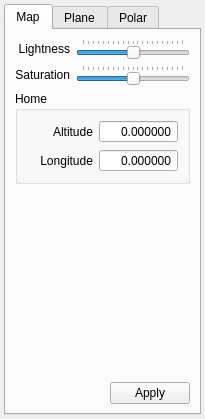
<?xml version="1.0" encoding="UTF-8"?>
<ui version="4.0">
 <class>Settings</class>
 <widget class="QWidget" name="Settings">
  <property name="geometry">
   <rect>
    <x>0</x>
    <y>0</y>
    <width>205</width>
    <height>419</height>
   </rect>
  </property>
  <property name="windowTitle">
   <string>Form</string>
  </property>
  <layout class="QVBoxLayout" name="verticalLayout">
   <property name="margin">
    <number>4</number>
   </property>
   <item>
    <widget class="QTabWidget" name="settings">
     <property name="currentIndex">
      <number>0</number>
     </property>
     <widget class="QWidget" name="mapTab">
      <attribute name="title">
       <string>Map</string>
      </attribute>
      <layout class="QGridLayout" name="gridLayout">
       <item row="1" column="1">
        <widget class="QSlider" name="lightnessSlider">
         <property name="minimum">
          <number>-100</number>
         </property>
         <property name="maximum">
          <number>100</number>
         </property>
         <property name="value">
          <number>0</number>
         </property>
         <property name="sliderPosition">
          <number>0</number>
         </property>
         <property name="tracking">
          <bool>true</bool>
         </property>
         <property name="orientation">
          <enum>Qt::Horizontal</enum>
         </property>
         <property name="tickPosition">
          <enum>QSlider::TicksAbove</enum>
         </property>
        </widget>
       </item>
       <item row="2" column="0">
        <widget class="QLabel" name="label_2">
         <property name="text">
          <string>Saturation</string>
         </property>
         <property name="alignment">
          <set>Qt::AlignRight|Qt::AlignTrailing|Qt::AlignVCenter</set>
         </property>
        </widget>
       </item>
       <item row="4" column="0" colspan="2">
        <spacer name="verticalSpacer">
         <property name="orientation">
          <enum>Qt::Vertical</enum>
         </property>
         <property name="sizeHint" stdset="0">
          <size>
           <width>100</width>
           <height>245</height>
          </size>
         </property>
        </spacer>
       </item>
       <item row="1" column="0">
        <widget class="QLabel" name="label">
         <property name="text">
          <string>Lightness</string>
         </property>
         <property name="alignment">
          <set>Qt::AlignRight|Qt::AlignTrailing|Qt::AlignVCenter</set>
         </property>
        </widget>
       </item>
       <item row="3" column="0" colspan="2">
        <widget class="QGroupBox" name="groupBox">
         <property name="title">
          <string>Home</string>
         </property>
         <layout class="QGridLayout" name="gridLayout_5">
          <item row="0" column="1">
           <widget class="QDoubleSpinBox" name="homeAltitude">
            <property name="locale">
             <locale language="C" country="AnyCountry"/>
            </property>
            <property name="alignment">
             <set>Qt::AlignRight|Qt::AlignTrailing|Qt::AlignVCenter</set>
            </property>
            <property name="buttonSymbols">
             <enum>QAbstractSpinBox::NoButtons</enum>
            </property>
            <property name="specialValueText">
             <string/>
            </property>
            <property name="decimals">
             <number>6</number>
            </property>
            <property name="minimum">
             <double>-90.000000000000000</double>
            </property>
            <property name="maximum">
             <double>90.000000000000000</double>
            </property>
           </widget>
          </item>
          <item row="1" column="1">
           <widget class="QDoubleSpinBox" name="homeLongitude">
            <property name="locale">
             <locale language="C" country="AnyCountry"/>
            </property>
            <property name="alignment">
             <set>Qt::AlignRight|Qt::AlignTrailing|Qt::AlignVCenter</set>
            </property>
            <property name="buttonSymbols">
             <enum>QAbstractSpinBox::NoButtons</enum>
            </property>
            <property name="specialValueText">
             <string/>
            </property>
            <property name="decimals">
             <number>6</number>
            </property>
            <property name="minimum">
             <double>-180.000000000000000</double>
            </property>
            <property name="maximum">
             <double>180.000000000000000</double>
            </property>
           </widget>
          </item>
          <item row="0" column="0">
           <widget class="QLabel" name="label_6">
            <property name="text">
             <string>Altitude</string>
            </property>
            <property name="alignment">
             <set>Qt::AlignRight|Qt::AlignTrailing|Qt::AlignVCenter</set>
            </property>
           </widget>
          </item>
          <item row="1" column="0">
           <widget class="QLabel" name="label_7">
            <property name="text">
             <string>Longitude</string>
            </property>
            <property name="alignment">
             <set>Qt::AlignRight|Qt::AlignTrailing|Qt::AlignVCenter</set>
            </property>
           </widget>
          </item>
         </layout>
        </widget>
       </item>
       <item row="2" column="1">
        <widget class="QSlider" name="saturationSlider">
         <property name="minimum">
          <number>-100</number>
         </property>
         <property name="maximum">
          <number>100</number>
         </property>
         <property name="value">
          <number>0</number>
         </property>
         <property name="sliderPosition">
          <number>0</number>
         </property>
         <property name="tracking">
          <bool>true</bool>
         </property>
         <property name="orientation">
          <enum>Qt::Horizontal</enum>
         </property>
         <property name="tickPosition">
          <enum>QSlider::TicksAbove</enum>
         </property>
        </widget>
       </item>
       <item row="5" column="0" rowspan="2" colspan="2">
        <layout class="QHBoxLayout" name="horizontalLayout">
         <item>
          <spacer name="horizontalSpacer_4">
           <property name="orientation">
            <enum>Qt::Horizontal</enum>
           </property>
           <property name="sizeHint" stdset="0">
            <size>
             <width>40</width>
             <height>20</height>
            </size>
           </property>
          </spacer>
         </item>
         <item>
          <widget class="QPushButton" name="mapApply">
           <property name="text">
            <string>Apply</string>
           </property>
          </widget>
         </item>
        </layout>
       </item>
      </layout>
     </widget>
     <widget class="QWidget" name="planeTab">
      <attribute name="title">
       <string>Plane</string>
      </attribute>
      <layout class="QGridLayout" name="gridLayout_3">
       <item row="1" column="0" colspan="2">
        <widget class="QGroupBox" name="trackGroupBox">
         <property name="title">
          <string>Track</string>
         </property>
         <property name="checkable">
          <bool>false</bool>
         </property>
         <layout class="QGridLayout" name="gridLayout_2">
          <item row="1" column="0" colspan="2">
           <widget class="QRadioButton" name="trackRainbowRadio">
            <property name="sizePolicy">
             <sizepolicy hsizetype="Minimum" vsizetype="Fixed">
              <horstretch>0</horstretch>
              <verstretch>0</verstretch>
             </sizepolicy>
            </property>
            <property name="text">
             <string>Rainbow</string>
            </property>
            <property name="checked">
             <bool>true</bool>
            </property>
           </widget>
          </item>
          <item row="0" column="0">
           <widget class="QLabel" name="label_5">
            <property name="text">
             <string>Width</string>
            </property>
            <property name="alignment">
             <set>Qt::AlignRight|Qt::AlignTrailing|Qt::AlignVCenter</set>
            </property>
           </widget>
          </item>
          <item row="0" column="2" colspan="2">
           <spacer name="horizontalSpacer">
            <property name="orientation">
             <enum>Qt::Horizontal</enum>
            </property>
            <property name="sizeHint" stdset="0">
             <size>
              <width>172</width>
              <height>20</height>
             </size>
            </property>
           </spacer>
          </item>
          <item row="0" column="1">
           <widget class="QSpinBox" name="trackWidthSpinBox">
            <property name="value">
             <number>2</number>
            </property>
           </widget>
          </item>
          <item row="2" column="3">
           <widget class="QToolButton" name="trackColorButton">
            <property name="enabled">
             <bool>false</bool>
            </property>
            <property name="autoFillBackground">
             <bool>true</bool>
            </property>
            <property name="text">
             <string/>
            </property>
           </widget>
          </item>
          <item row="2" column="0" colspan="3">
           <widget class="QRadioButton" name="trackSingleColorRadio">
            <property name="text">
             <string>Single color</string>
            </property>
           </widget>
          </item>
         </layout>
        </widget>
       </item>
       <item row="2" column="0" colspan="2">
        <spacer name="verticalSpacer_2">
         <property name="orientation">
          <enum>Qt::Vertical</enum>
         </property>
         <property name="sizeHint" stdset="0">
          <size>
           <width>100</width>
           <height>3</height>
          </size>
         </property>
        </spacer>
       </item>
       <item row="3" column="0">
        <spacer name="horizontalSpacer_2">
         <property name="orientation">
          <enum>Qt::Horizontal</enum>
         </property>
         <property name="sizeHint" stdset="0">
          <size>
           <width>282</width>
           <height>20</height>
          </size>
         </property>
        </spacer>
       </item>
       <item row="3" column="1">
        <widget class="QPushButton" name="planeApply">
         <property name="text">
          <string>Apply</string>
         </property>
        </widget>
       </item>
       <item row="0" column="0" colspan="2">
        <widget class="QGroupBox" name="iconGroupBox">
         <property name="title">
          <string>Icon</string>
         </property>
         <layout class="QGridLayout" name="gridLayout_4">
          <item row="0" column="0">
           <widget class="QLabel" name="label_3">
            <property name="text">
             <string>Size</string>
            </property>
            <property name="alignment">
             <set>Qt::AlignRight|Qt::AlignTrailing|Qt::AlignVCenter</set>
            </property>
           </widget>
          </item>
          <item row="0" column="1">
           <widget class="QSpinBox" name="planeIconSizeSpinBox">
            <property name="value">
             <number>32</number>
            </property>
           </widget>
          </item>
          <item row="0" column="2" rowspan="2">
           <spacer name="horizontalSpacer_3">
            <property name="orientation">
             <enum>Qt::Horizontal</enum>
            </property>
            <property name="sizeHint" stdset="0">
             <size>
              <width>44</width>
              <height>68</height>
             </size>
            </property>
           </spacer>
          </item>
          <item row="1" column="0">
           <widget class="QLabel" name="label_4">
            <property name="text">
             <string>Color</string>
            </property>
            <property name="alignment">
             <set>Qt::AlignRight|Qt::AlignTrailing|Qt::AlignVCenter</set>
            </property>
           </widget>
          </item>
          <item row="1" column="1">
           <widget class="QToolButton" name="planeIconColorButton">
            <property name="autoFillBackground">
             <bool>true</bool>
            </property>
            <property name="text">
             <string/>
            </property>
            <property name="toolButtonStyle">
             <enum>Qt::ToolButtonIconOnly</enum>
            </property>
           </widget>
          </item>
         </layout>
         <zorder>label_3</zorder>
         <zorder>planeIconSizeSpinBox</zorder>
         <zorder>label_4</zorder>
         <zorder>planeIconColorButton</zorder>
         <zorder>horizontalSpacer_3</zorder>
        </widget>
       </item>
      </layout>
     </widget>
     <widget class="QWidget" name="polarTab">
      <attribute name="title">
       <string>Polar</string>
      </attribute>
     </widget>
    </widget>
   </item>
  </layout>
 </widget>
 <resources/>
 <connections>
  <connection>
   <sender>trackSingleColorRadio</sender>
   <signal>toggled(bool)</signal>
   <receiver>trackColorButton</receiver>
   <slot>setVisible(bool)</slot>
   <hints>
    <hint type="sourcelabel">
     <x>108</x>
     <y>258</y>
    </hint>
    <hint type="destinationlabel">
     <x>160</x>
     <y>255</y>
    </hint>
   </hints>
  </connection>
 </connections>
</ui>
